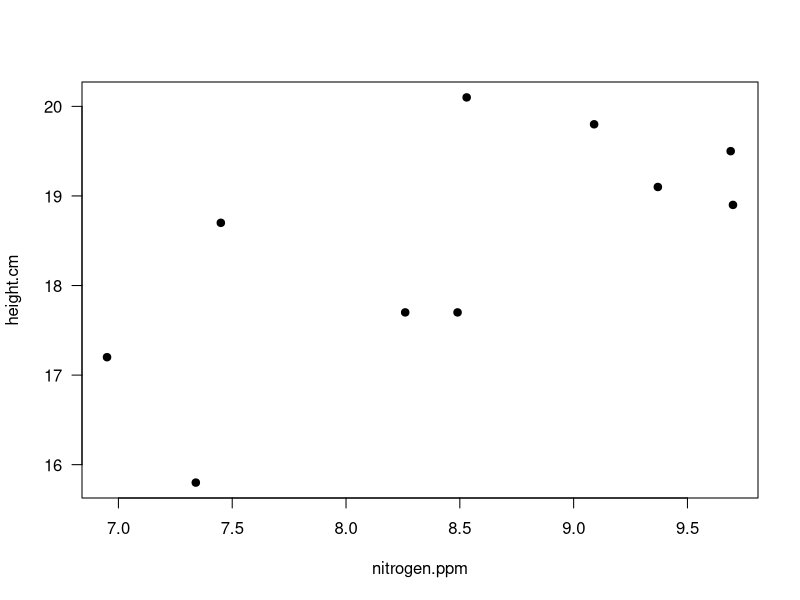
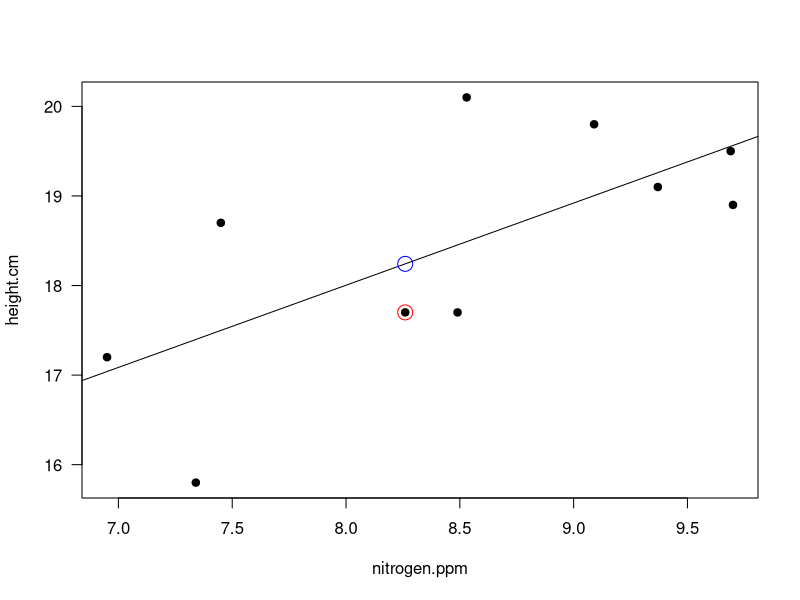
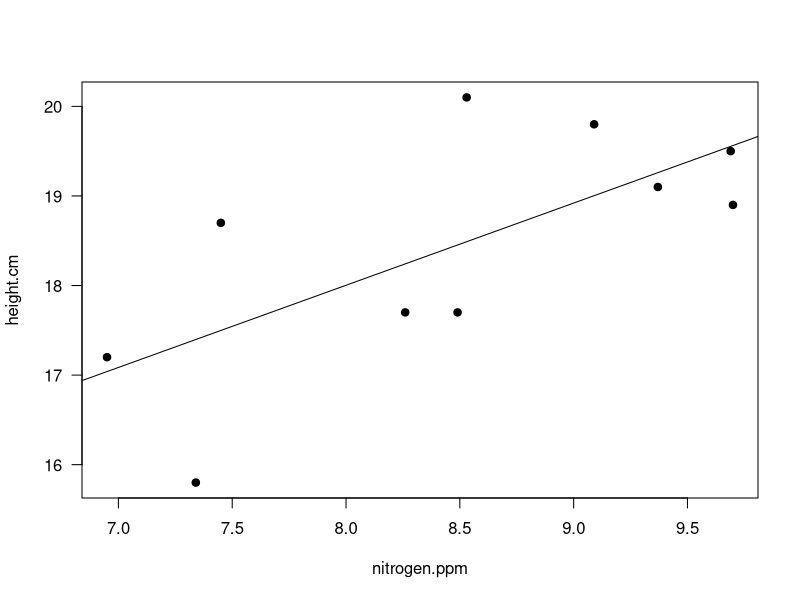
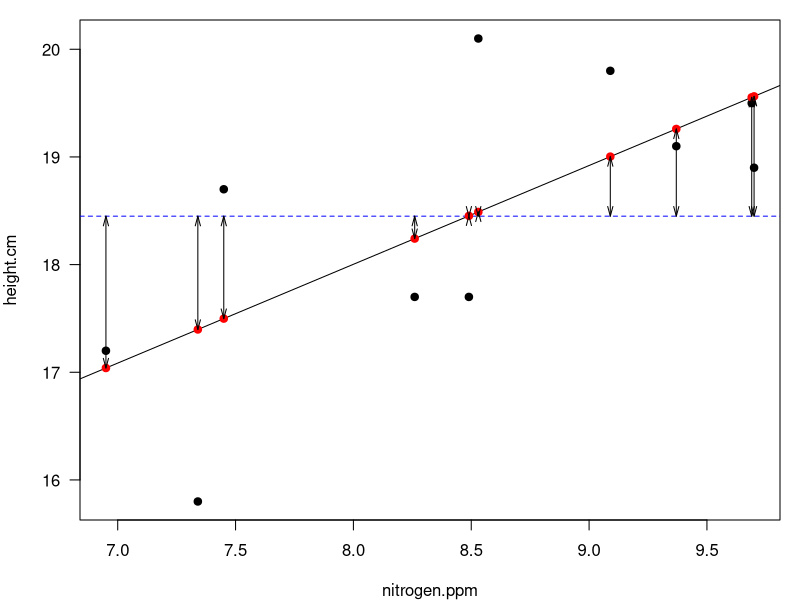
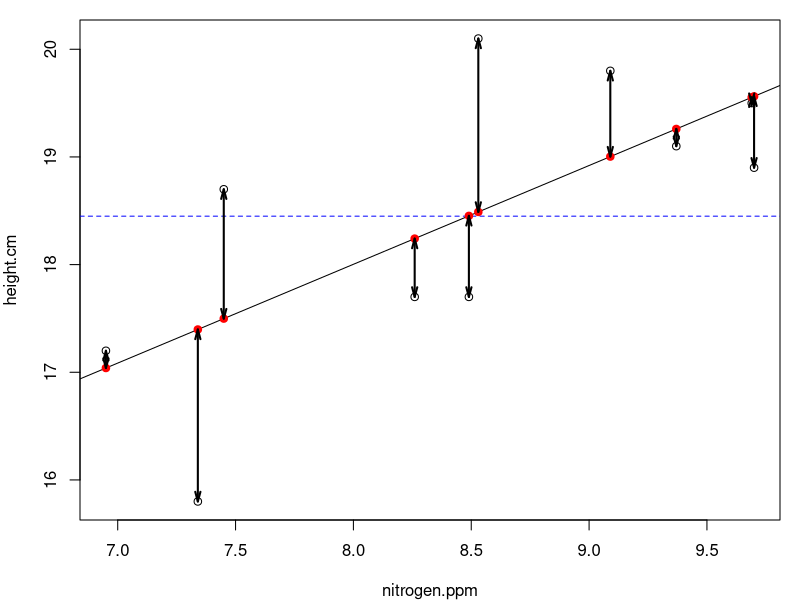
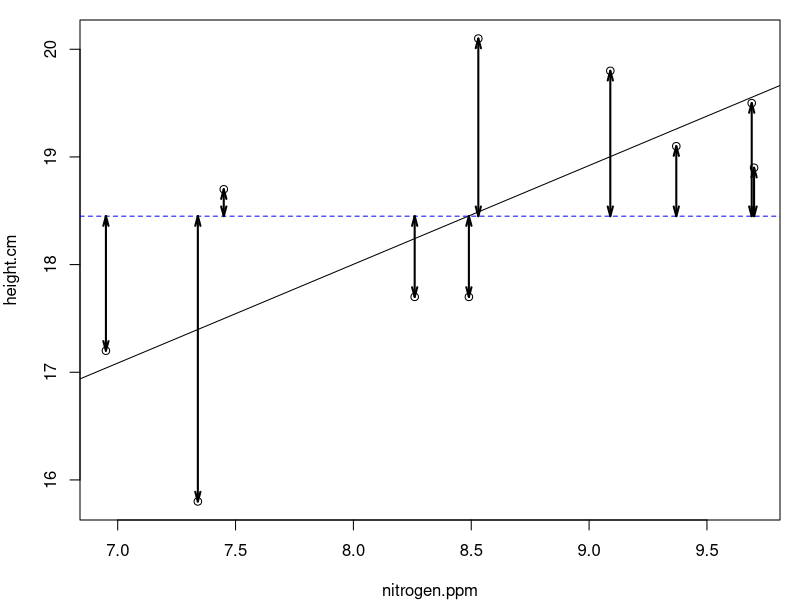
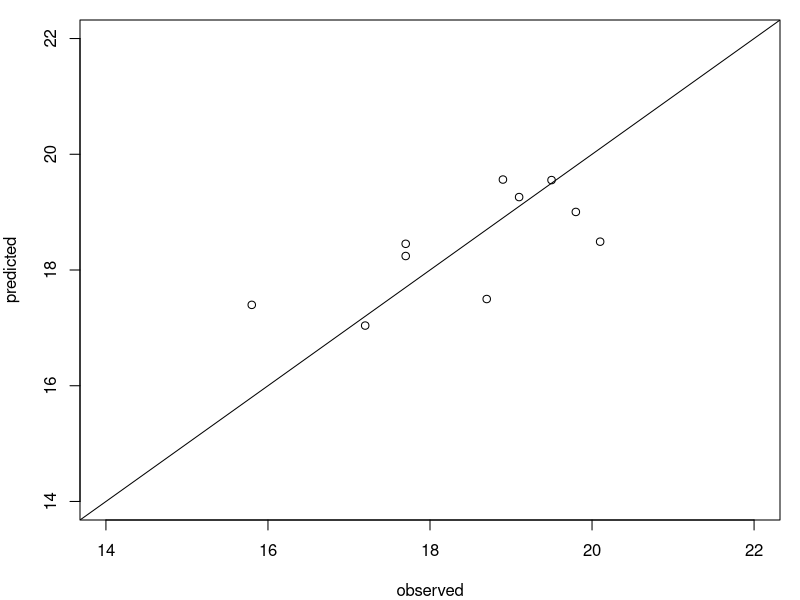
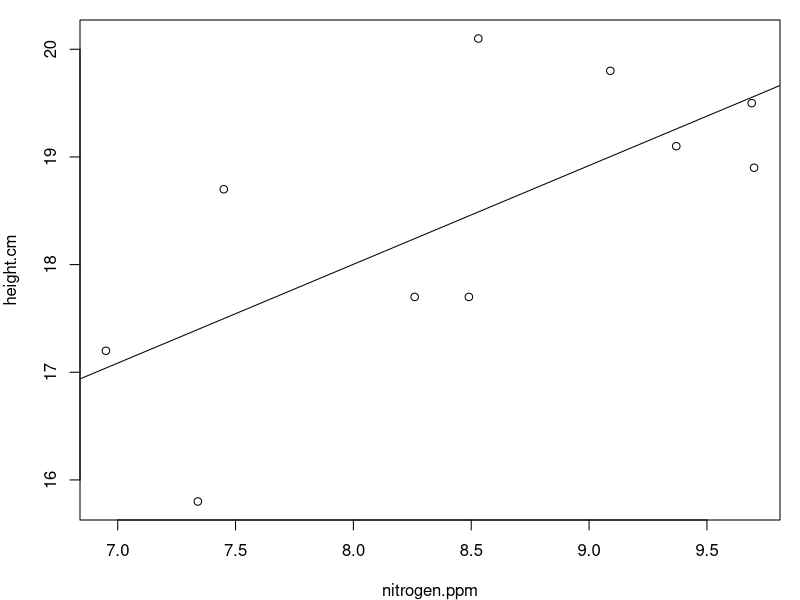

These charts were generated, in order, by the following R code:

height.cm<-c(17.7,18.7,17.2,20.1,19.1,17.7,18.9,19.8,15.8,19.5)
nitrogen.ppm<-c(8.26,7.45,6.95,8.53,9.37,8.49,9.7,9.09,7.34,9.69)

cbind(height.cm,nitrogen.ppm)

plot(nitrogen.ppm,height.cm,pch=19,las=1)


height.minus.mean<-height.cm-mean(height.cm)
nitrogen.minus.mean<-nitrogen.ppm-mean(nitrogen.ppm)
cbind(height.cm, nitrogen.ppm,height.minus.mean,nitrogen.minus.mean)

product.x.y<-height.minus.mean*nitrogen.minus.mean
covariance<-sum(product.x.y)
variance<-sum(nitrogen.minus.mean^2)

slope<-covariance/variance

#or, simply
slope<-cov(height.cm,nitrogen.ppm)/var(nitrogen.ppm)

#intercept
# mean(y)=bo+b1(mean(x))
intercept<-mean(height.cm)-slope*mean(nitrogen.ppm)



model<-lm(height.cm~nitrogen.ppm)
model
# Call:
# lm(formula = height.cm ~ nitrogen.ppm)

# Coefficients:
 # (Intercept)  nitrogen.ppm  
     # 10.6627        0.9176 
       # everytime nitrogen.ppm increases by 1 unit, height increases by 0.9176 cm

plot(nitrogen.ppm,height.cm,pch=19,las=1)
abline(a=10.6627,b=0.9176)

names(model)
model$coefficients
model$residuals

points(nitrogen.ppm[1],height.cm[1],col="red",cex=2)
predheight<-10.66265+ 0.9175621*nitrogen.ppm[1]
#or, better
predheight<-model$coefficients[1]+ model$coefficients[2]*nitrogen.ppm[1]
model$fitted.values
points(nitrogen.ppm[1],predheight,col="blue",cex=2)
height.cm[1]-predheight
model$residuals

mean(model$residuals)

plot(nitrogen.ppm,height.cm,pch=19,las=1)
abline(model)

########  
model<-lm(height.cm~nitrogen.ppm)

#SS regression
par(mar=c(4,4,1,1))
plot(nitrogen.ppm,height.cm,pch=19,las=1)
abline(h=mean(height.cm),lty=2,col="blue")
abline(model)


predicted.y<-intercept+slope*nitrogen.ppm
predicted.y
cbind(nitrogen.ppm,predicted.y)
model$fitted.values #fitted values are the predicted values
cbind(nitrogen.ppm,predicted.y,model$fitted.values)


points(nitrogen.ppm,predicted.y,col="red",pch=19)
for(i in 1:length(nitrogen.ppm)){
	arrows(nitrogen.ppm[i],predicted.y[i],nitrogen.ppm[i],mean(height.cm),lwd=1,code=3,length=0.1,angle=15)	
}


predicted.y.minus.mean<-((predicted.y)-mean(height.cm))

SSregression<-sum((predicted.y.minus.mean)^2)

#SS error

model<-lm(height.cm~nitrogen.ppm)
plot(height.cm~nitrogen.ppm)
abline(model)
abline(h=mean(height.cm),lty=2,col="blue")

points(nitrogen.ppm,predicted.y,col="red",pch=19)
for(i in 1:length(nitrogen.ppm)){
	arrows(nitrogen.ppm[i],predicted.y[i],nitrogen.ppm[i],height.cm[i],lwd=2,code=3,length=0.1,angle=15)	
}


SSerror<-sum((height.cm-predicted.y)^2)

##SS total
SStotal<-SSregression+SSerror
#  --or--

model<-lm(height.cm~ nitrogen.ppm)
plot(height.cm~ nitrogen.ppm)
abline(model)
abline(h=mean(height.cm),lty=2,col="blue")
for(i in 1:length(nitrogen.ppm)){
	arrows(nitrogen.ppm[i],mean(height.cm), nitrogen.ppm[i],height.cm[i],lwd=2,code=3,length=0.1,angle=15)	
}


Sstotal<-sum((height.cm-mean(height.cm))^2)

#SS total values calculated two different ways
SStotal # Calculated above at SSregression+SSerror
Sstotal # Calculated above as sum((height.cm-mean(height.cm))^2)


#R^2 as variation explained
SSregression/SStotal

#R^2 as the square of the correlation between predicted and observed values
observed<-height.cm
predicted<-model$fitted.values
plot(observed,predicted,xlim=c(14,22),ylim=c(14,22))
abline(a=0,b=1)
cor(observed,predicted)^2


#model<-lm(height.cm~nitrogen.ppm)
#summary(model)



######## anatomy of an anova table


MS.regresssion<-SSregression/1 # 1 df because number of parameters estimated (2, intercept and slope) - 1
MS.error<-SSerror/8 # 8 df because n - k -1 is sample size (10) - minus number of degrees of freedom in the model (k, the regression part), minus 1  10-1-1

MS.total <- SStotal/9 #the total mean square is the variance (total MS plays no direct role in ANOVA)
var(height.cm)

### slope = 0?
std.error.b1<-sqrt(MS.error/sum((nitrogen.ppm-mean(nitrogen.ppm))^2))


#calculate the t-value
theta<-0
t.stat<-(slope-theta)/std.error.b1
#test slope
(1-pt(t.stat,8))*2 #this gives the p-value associated with the null hypothesis that the slope is not different from zero
pt(t.stat,8,lower.tail=FALSE)*2

### intercept = 0?
std.error.b0<-sqrt(MS.error*((1/10)+(mean(nitrogen.ppm)^2/sum((nitrogen.ppm-mean(nitrogen.ppm))^2))))
t.stat<-(intercept-theta)/std.error.b0
pt(t.stat,8,lower.tail=FALSE)*2

#########
model<-lm(height.cm~ nitrogen.ppm)
summary(model)









#95% CI for estimate of slope
# 
slope + (qt(0.975,8)*std.error.b1)
slope - (qt(0.975,8)*std.error.b1)
confint(model,"nitrogen.ppm",level=0.95)
#95% CI for estimate of intercept
#
intercept+(qt(0.975,8)*std.error.b0)
intercept-(qt(0.975,8)*std.error.b0)
confint(model,"(Intercept)",level=0.95)
 
 plot(nitrogen.ppm,height.cm)
 abline(model)
 
 
 confint(model)
###




pred.frame<-data.frame(nitrogen.ppm=seq(from=0,to=20,length=50))#
pred.c<-predict(model,int="confidence",newdata=pred.frame)# c is confidence fitted data 
pred.c
cbind(pred.frame,pred.c)
model$fitted.values
#abline(h=113.72)
#abline(v=62)
plot(nitrogen.ppm,height.cm,pch=19,las=1)
abline(model)
matlines(pred.frame,pred.c,col=c("black","red","red"),lwd=3,lty=c(1,2,2))#confidence curves for fitted data








pred.p<-predict(model,int="prediction",newdata=pred.frame)#level=0.95 # p is prediction PREDICTED INDIVIDUALS

plot(nitrogen.ppm,height.cm,pch=19,las=1)
abline(model)
matlines(pred.frame,pred.p,col=c("black","red","red"),lwd=3,lty=c(1,3,3))#confidence curves for predicted individuals

plot(nitrogen.ppm,height.cm,pch=19,las=1,ylim=c(0,30),xlim=c(0,20))
#pred.wt<-pred.frame$length.cm
matlines(pred.frame,pred.c,col=c("black","red","red"),lwd=3,lty=c(1,2,2))#confidence curves for fitted data
matlines(pred.frame,pred.p,col=c("black","red","red"),lwd=3,lty=c(1,3,3))#confidence curves for predicted individuals



#Intervals get large and doesn't really make sense (zero nitrogen won't result in much in the way of growth)